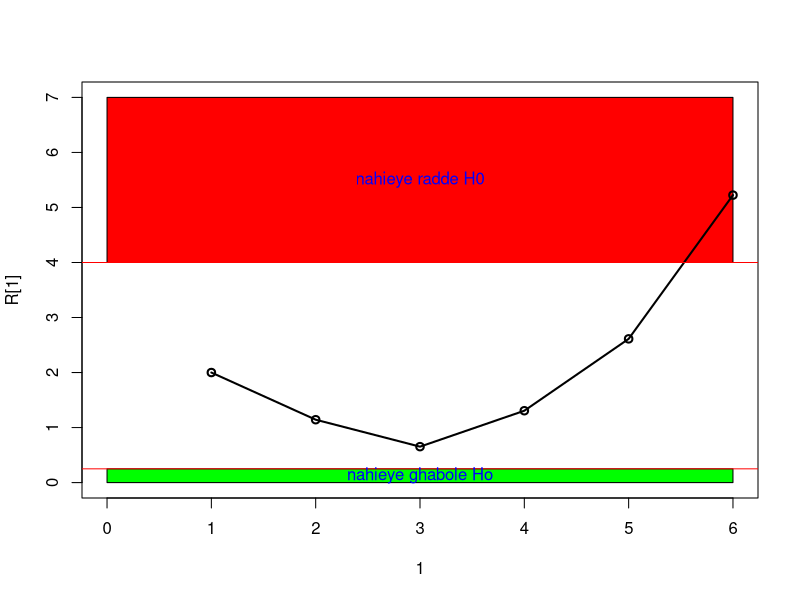

Recreate this plot in R.
rm(list=ls())

#                     sprt : Sequentual Probabiliti Retio Test

# agar xm nemoneye estekhrage shode dar marhaleye m ba shad:
# fH0  : f( x1,x2,...,xm | H0 )
# fH1  : f( x1,x2,...,xm | H1 )
# alpha: Khataye noe avval
# beta : Khataye noe dovvom
# R[m] = f( x1,x2,...,xm | H0 )/f( x1,x2,...,xm | H1 )

sprt<-function(fH0,fH1,alpha,beta){ 
A  <-(1-beta)/alpha    #agar B< R[m] <A bashad nemonegi ra edameh midahim  
B  <- beta/(1-alpha)   #agar R[m]>A bashad H0 ba N=m ta nemone rad mishvad
f1 <-fH1               #agar R[m]<B bashad H0 ba N=m ta nemone ghabol mishavad
f0 <-fH0
cp1<- cumprod(f1)
cp0<- cumprod(f0)
m<- length(cp1)
R<- rep(0,m)
R<-cp1/cp0
y<- R
x<- rep(1:m)

if(R[m]>B & R[m]<A){

cat("\n","        B <  R","[",m,"]",

"  < A    ","\n","",B,"<",R[m],"<",A,"   -->",

" nemonehgiri ra edameh dahid","\n","\n")}

else if(R[m]>A)
    
cat("\n","R","[",m,"]","  > A    ","\n",R[m],">",A,"      -->",

" farze H0 rad mishavad. Final procese","\n","\n")
 
else cat("\n","B >","R","[",m,"]","\n",B,">",R[m],"       -->",

" farze H0 pazirofteh mishavad. Final proces","\n","\n")
if(R[m]<B | R[m]>A) {
plot(1,R[1],type="o",xlim=c(0,m),ylim=c(0,A+3));
u<-c(0,0,m,m);v<-c(0,B,B,0);polygon(u,v,col='green');
z<-c(A,A+3,A+3,A);polygon(u,z,col='red');
lines(x,y,xlab="N",type="o",ylab=expression(R[N]),main="Nemodare masire ( N ,expression(R[N]))",lwd=2);
abline(h=A,col='red');abline(h=B,col='red');
text(m/2,A+1.5,"nahieye radde H0",col='blue',lwd=1);
text(m/2,B/2,"nahieye ghabole Ho",col='blue',lwd=1);

}}
#________________________________________________________________________________
z <- c(1,0,0,1,1,1,0,1,1) 

x<-z[c(1:6)]
sprt(dbinom(x,1,0.3),dbinom(x,1,0.6),0.2,0.2)


